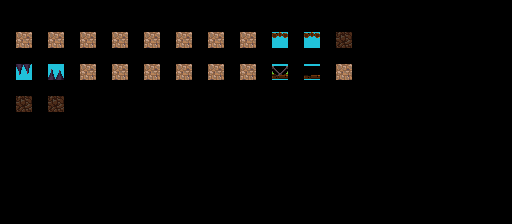

This game map was drawn from its Tiled (.tmx) file and the tilesets committed beside it. A one-line description and the full map source follow:
An orthogonal 32x14 tile map with 16x16 px tiles, 5 tile layers (Regions, Input_World, Input_World, Output1_World, ...).

<map version="1.0" orientation="orthogonal" renderorder="right-down" width="32" height="14" tilewidth="16" tileheight="16" nextobjectid="21">
 <tileset firstgid="1" name="MyTiles" tilewidth="16" tileheight="16" tilecount="160">
  <image source="MyTiles.png" width="160" height="256" />
  <terraintypes>
   <terrain name="Air" tile="0" />
   <terrain name="Block" tile="21" />
   <terrain name="Spikes" tile="53" />
  </terraintypes>
  <tile id="0" terrain="0,0,0,0" />
  <tile id="10" terrain="0,0,0,1" />
  <tile id="11" terrain="0,0,1,1" />
  <tile id="12" terrain="0,0,1,1" />
  <tile id="13" terrain="0,0,1,0" />
  <tile id="20" terrain="0,1,0,1" />
  <tile id="21" terrain="1,1,1,1" />
  <tile id="22" terrain="1,1,1,1" />
  <tile id="23" terrain="1,0,1,0" />
  <tile id="30" terrain="0,1,0,0" />
  <tile id="31" terrain="1,1,0,0" />
  <tile id="32" terrain="1,1,0,0" />
  <tile id="33" terrain="1,0,0,0" />
  <tile id="40" terrain="1,1,1,0" />
  <tile id="41" terrain="1,1,0,1" />
  <tile id="50" terrain="1,0,1,1" />
  <tile id="51" terrain="0,1,1,1" />
 </tileset>
 <layer name="Regions" width="32" height="14">
  <data encoding="csv">
0,0,0,0,0,0,0,0,0,0,0,0,0,0,0,0,0,0,0,0,0,0,0,0,0,0,0,0,0,0,0,0,
0,0,0,0,0,0,0,0,0,0,0,0,0,0,0,0,0,0,0,0,0,0,0,0,0,0,0,0,0,0,0,0,
0,10,0,10,0,10,0,10,0,10,0,10,0,10,0,10,0,10,0,10,0,10,0,0,0,0,0,0,0,0,0,0,
0,0,0,0,0,0,0,0,0,0,0,0,0,0,0,0,0,0,0,0,0,0,0,0,0,0,0,0,0,0,0,0,
0,10,0,10,0,10,0,10,0,10,0,10,0,10,0,10,0,10,0,10,0,10,0,0,0,0,0,0,0,0,0,0,
0,0,0,0,0,0,0,0,0,0,0,0,0,0,0,0,0,0,0,0,0,0,0,0,0,0,0,0,0,0,0,0,
0,10,0,10,0,0,0,0,0,0,0,0,0,0,0,0,0,0,0,0,0,0,0,0,0,0,0,0,0,0,0,0,
0,0,0,0,0,0,0,0,0,0,0,0,0,0,0,0,0,0,0,0,0,0,0,0,0,0,0,0,0,0,0,0,
0,0,0,0,0,0,0,0,0,0,0,0,0,0,0,0,0,0,0,0,0,0,0,0,0,0,0,0,0,0,0,0,
0,0,0,0,0,0,0,0,0,0,0,0,0,0,0,0,0,0,0,0,0,0,0,0,0,0,0,0,0,0,0,0,
0,0,0,0,0,0,0,0,0,0,0,0,0,0,0,0,0,0,0,0,0,0,0,0,0,0,0,0,0,0,0,0,
0,0,0,0,0,0,0,0,0,0,0,0,0,0,0,0,0,0,0,0,0,0,0,0,0,0,0,0,0,0,0,0,
0,0,0,0,0,0,0,0,0,0,0,0,0,0,0,0,0,0,0,0,0,0,0,0,0,0,0,0,0,0,0,0,
0,0,0,0,0,0,0,0,0,0,0,0,0,0,0,0,0,0,0,0,0,0,0,0,0,0,0,0,0,0,0,0
</data>
 </layer>
 <layer name="Input_World" width="32" height="14">
  <data encoding="csv">
0,0,0,0,0,0,0,0,0,0,0,0,0,0,0,0,0,0,0,0,0,0,0,0,0,0,0,0,0,0,0,0,
0,0,0,0,0,0,0,0,0,0,0,0,0,0,0,0,0,0,0,0,0,0,0,0,0,0,0,0,0,0,0,0,
0,12,0,51,0,54,0,23,0,32,0,42,0,43,0,62,0,16,0,17,0,75,0,0,0,0,0,0,0,0,0,0,
0,0,0,0,0,0,0,0,0,0,0,0,0,0,0,0,0,0,0,0,0,0,0,0,0,0,0,0,0,0,0,0,
0,0,0,44,0,85,0,65,0,91,0,102,0,112,0,122,0,56,0,57,0,63,0,0,0,0,0,0,0,0,0,0,
0,0,0,0,0,0,0,0,0,0,0,0,0,0,0,0,0,0,0,0,0,0,0,0,0,0,0,0,0,0,0,0,
0,95,0,94,0,0,0,0,0,0,0,0,0,0,0,0,0,0,0,0,0,0,0,0,0,0,0,0,0,0,0,0,
0,0,0,0,0,0,0,0,0,0,0,0,0,0,0,0,0,0,0,0,0,0,0,0,0,0,0,0,0,0,0,0,
0,0,0,0,0,0,0,0,0,0,0,0,0,0,0,0,0,0,0,0,0,0,0,0,0,0,0,0,0,0,0,0,
0,0,0,0,0,0,0,0,0,0,0,0,0,0,0,0,0,0,0,0,0,0,0,0,0,0,0,0,0,0,0,0,
0,0,0,0,0,0,0,0,0,0,0,0,0,0,0,0,0,0,0,0,0,0,0,0,0,0,0,0,0,0,0,0,
0,0,0,0,0,0,0,0,0,0,0,0,0,0,0,0,0,0,0,0,0,0,0,0,0,0,0,0,0,0,0,0,
0,0,0,0,0,0,0,0,0,0,0,0,0,0,0,0,0,0,0,0,0,0,0,0,0,0,0,0,0,0,0,0,
0,0,0,0,0,0,0,0,0,0,0,0,0,0,0,0,0,0,0,0,0,0,0,0,0,0,0,0,0,0,0,0
</data>
 </layer>
 <layer name="Input_World" width="32" height="14">
  <data encoding="csv">
0,0,0,0,0,0,0,0,0,0,0,0,0,0,0,0,0,0,0,0,0,0,0,0,0,0,0,0,0,0,0,0,
0,0,0,0,0,0,0,0,0,0,0,0,0,0,0,0,0,0,0,0,0,0,0,0,0,0,0,0,0,0,0,0,
0,13,0,52,0,0,0,22,0,33,0,41,0,43,0,61,0,18,0,0,0,75,0,0,0,0,0,0,0,0,0,0,
0,0,0,0,0,0,0,0,0,0,0,0,0,0,0,0,0,0,0,0,0,0,0,0,0,0,0,0,0,0,0,0,
0,53,0,44,0,85,0,65,0,92,0,101,0,111,0,121,0,58,0,57,0,73,0,0,0,0,0,0,0,0,0,0,
0,0,0,0,0,0,0,0,0,0,0,0,0,0,0,0,0,0,0,0,0,0,0,0,0,0,0,0,0,0,0,0,
0,75,0,96,0,0,0,0,0,0,0,0,0,0,0,0,0,0,0,0,0,0,0,0,0,0,0,0,0,0,0,0,
0,0,0,0,0,0,0,0,0,0,0,0,0,0,0,0,0,0,0,0,0,0,0,0,0,0,0,0,0,0,0,0,
0,0,0,0,0,0,0,0,0,0,0,0,0,0,0,0,0,0,0,0,0,0,0,0,0,0,0,0,0,0,0,0,
0,0,0,0,0,0,0,0,0,0,0,0,0,0,0,0,0,0,0,0,0,0,0,0,0,0,0,0,0,0,0,0,
0,0,0,0,0,0,0,0,0,0,0,0,0,0,0,0,0,0,0,0,0,0,0,0,0,0,0,0,0,0,0,0,
0,0,0,0,0,0,0,0,0,0,0,0,0,0,0,0,0,0,0,0,0,0,0,0,0,0,0,0,0,0,0,0,
0,0,0,0,0,0,0,0,0,0,0,0,0,0,0,0,0,0,0,0,0,0,0,0,0,0,0,0,0,0,0,0,
0,0,0,0,0,0,0,0,0,0,0,0,0,0,0,0,0,0,0,0,0,0,0,0,0,0,0,0,0,0,0,0
</data>
 </layer>
 <layer name="Output1_World" width="32" height="14">
  <data encoding="csv">
0,0,0,0,0,0,0,0,0,0,0,0,0,0,0,0,0,0,0,0,0,0,0,0,0,0,0,0,0,0,0,0,
0,0,0,0,0,0,0,0,0,0,0,0,0,0,0,0,0,0,0,0,0,0,0,0,0,0,0,0,0,0,0,0,
0,22,0,22,0,22,0,22,0,22,0,22,0,22,0,22,0,17,0,0,0,75,0,0,0,0,0,0,0,0,0,0,
0,0,0,0,0,0,0,0,0,0,0,0,0,0,0,0,0,0,0,0,0,0,0,0,0,0,0,0,0,0,0,0,
0,53,0,44,0,22,0,22,0,22,0,22,0,22,0,22,0,57,0,57,0,22,0,0,0,0,0,0,0,0,0,0,
0,0,0,0,0,0,0,0,0,0,0,0,0,0,0,0,0,0,0,0,0,0,0,0,0,0,0,0,0,0,0,0,
0,75,0,75,0,0,0,0,0,0,0,0,0,0,0,0,0,0,0,0,0,0,0,0,0,0,0,0,0,0,0,0,
0,0,0,0,0,0,0,0,0,0,0,0,0,0,0,0,0,0,0,0,0,0,0,0,0,0,0,0,0,0,0,0,
0,0,0,0,0,0,0,0,0,0,0,0,0,0,0,0,0,0,0,0,0,0,0,0,0,0,0,0,0,0,0,0,
0,0,0,0,0,0,0,0,0,0,0,0,0,0,0,0,0,0,0,0,0,0,0,0,0,0,0,0,0,0,0,0,
0,0,0,0,0,0,0,0,0,0,0,0,0,0,0,0,0,0,0,0,0,0,0,0,0,0,0,0,0,0,0,0,
0,0,0,0,0,0,0,0,0,0,0,0,0,0,0,0,0,0,0,0,0,0,0,0,0,0,0,0,0,0,0,0,
0,0,0,0,0,0,0,0,0,0,0,0,0,0,0,0,0,0,0,0,0,0,0,0,0,0,0,0,0,0,0,0,
0,0,0,0,0,0,0,0,0,0,0,0,0,0,0,0,0,0,0,0,0,0,0,0,0,0,0,0,0,0,0,0
</data>
 </layer>
 <layer name="Output1_Collision" width="32" height="14">
  <data encoding="csv">
0,0,0,0,0,0,0,0,0,0,0,0,0,0,0,0,0,0,0,0,0,0,0,0,0,0,0,0,0,0,0,0,
0,0,0,0,0,0,0,0,0,0,0,0,0,0,0,0,0,0,0,0,0,0,0,0,0,0,0,0,0,0,0,0,
0,22,0,22,0,22,0,22,0,22,0,22,0,22,0,22,0,17,0,17,0,75,0,0,0,0,0,0,0,0,0,0,
0,0,0,0,0,0,0,0,0,0,0,0,0,0,0,0,0,0,0,0,0,0,0,0,0,0,0,0,0,0,0,0,
0,53,0,44,0,22,0,22,0,22,0,22,0,22,0,22,0,57,0,57,0,22,0,0,0,0,0,0,0,0,0,0,
0,0,0,0,0,0,0,0,0,0,0,0,0,0,0,0,0,0,0,0,0,0,0,0,0,0,0,0,0,0,0,0,
0,75,0,75,0,0,0,0,0,0,0,0,0,0,0,0,0,0,0,0,0,0,0,0,0,0,0,0,0,0,0,0,
0,0,0,0,0,0,0,0,0,0,0,0,0,0,0,0,0,0,0,0,0,0,0,0,0,0,0,0,0,0,0,0,
0,0,0,0,0,0,0,0,0,0,0,0,0,0,0,0,0,0,0,0,0,0,0,0,0,0,0,0,0,0,0,0,
0,0,0,0,0,0,0,0,0,0,0,0,0,0,0,0,0,0,0,0,0,0,0,0,0,0,0,0,0,0,0,0,
0,0,0,0,0,0,0,0,0,0,0,0,0,0,0,0,0,0,0,0,0,0,0,0,0,0,0,0,0,0,0,0,
0,0,0,0,0,0,0,0,0,0,0,0,0,0,0,0,0,0,0,0,0,0,0,0,0,0,0,0,0,0,0,0,
0,0,0,0,0,0,0,0,0,0,0,0,0,0,0,0,0,0,0,0,0,0,0,0,0,0,0,0,0,0,0,0,
0,0,0,0,0,0,0,0,0,0,0,0,0,0,0,0,0,0,0,0,0,0,0,0,0,0,0,0,0,0,0,0
</data>
 </layer>
</map>
